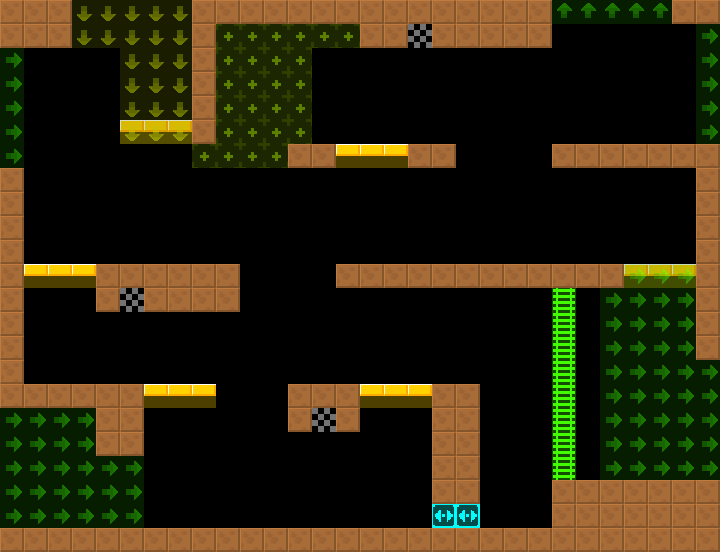

This is a level from a 2D game, rendered from its Tiled map with the project's own tilesets. A one-line summary and the map file follow, with tile-layer data summarised:
An orthogonal 30x23 tile map with 24x24 px tiles, 2 tile layers (col, lnk), 2 tilesets and 12 objects (4x RotatingBall, 3x Shooter, 3x RetractableSpikes, BreakableGround, AutoRetractableSpikes).

<map version="1.4" tiledversion="1.4.2" orientation="orthogonal" renderorder="right-down" width="30" height="23" tilewidth="24" tileheight="24" infinite="0" nextlayerid="4" nextobjectid="8">
 <tileset firstgid="6" source="../../lnk.tsx" />
 <tileset firstgid="1" source="../../col.tsx" />
 <layer id="1" name="col" width="30" height="23">
  <data>[690 cells, 186 non-empty, 5 distinct tile ids]</data>
 </layer>
 <layer id="2" name="lnk" width="30" height="23" opacity="0.5">
  <data>[690 cells, 129 non-empty, 4 distinct tile ids]</data>
 </layer>
 <objectgroup id="3" name="markers" opacity="0.5">
  <object id="1" name="Shooter" type="Shooter" x="408" y="24" width="24" height="24">
   <properties>
    <property name="yr" value="0" />
    <property name="xr" value="0" />
    <property name="customId" value="down_1.5" />
   </properties>
  </object>
  <object id="2" name="RotatingBall" type="RotatingBall" x="192" y="120" width="24" height="24">
   <properties>
    <property name="yr" value="0" />
    <property name="xr" value="0" />
   </properties>
  </object>
  <object id="3" name="RetractableSpikes" type="RetractableSpikes" x="576" y="120" width="96" height="24">
   <properties>
    <property name="yr" value="0" />
    <property name="xr" value="0" />
   </properties>
  </object>
  <object id="4" name="BreakableGround" type="BreakableGround" x="456" y="144" width="96" height="24">
   <properties>
    <property name="yr" value="0" />
    <property name="xr" value="0" />
   </properties>
  </object>
  <object id="5" name="RetractableSpikes" type="RetractableSpikes" x="96" y="240" width="144" height="24">
   <properties>
    <property name="yr" value="0" />
    <property name="xr" value="0" />
   </properties>
  </object>
  <object id="6" name="RetractableSpikes" type="RetractableSpikes" x="336" y="240" width="192" height="24">
   <properties>
    <property name="yr" value="0" />
    <property name="xr" value="0" />
   </properties>
  </object>
  <object id="7" name="RotatingBall" type="RotatingBall" x="336" y="264" width="24" height="24">
   <properties>
    <property name="yr" value="0" />
    <property name="xr" value="0" />
   </properties>
  </object>
  <object id="8" name="Shooter" type="Shooter" x="120" y="288" width="24" height="24">
   <properties>
    <property name="yr" value="0" />
    <property name="xr" value="0" />
    <property name="customId" value="down_1.5" />
   </properties>
  </object>
  <object id="9" name="Shooter" type="Shooter" x="312" y="408" width="24" height="24">
   <properties>
    <property name="yr" value="0" />
    <property name="xr" value="0" />
    <property name="customId" value="down_1.5" />
   </properties>
  </object>
  <object id="10" name="RotatingBall" type="RotatingBall" x="432" y="408" width="24" height="24">
   <properties>
    <property name="yr" value="0" />
    <property name="xr" value="0" />
   </properties>
  </object>
  <object id="11" name="RotatingBall" type="RotatingBall" x="96" y="432" width="24" height="24">
   <properties>
    <property name="yr" value="0" />
    <property name="xr" value="0" />
   </properties>
  </object>
  <object id="12" name="AutoRetractableSpikes" type="AutoRetractableSpikes" x="144" y="504" width="96" height="24">
   <properties>
    <property name="yr" value="0" />
    <property name="xr" value="0" />
    <property name="customId" value="1.5-0.5" />
   </properties>
  </object>
 </objectgroup>
</map>
